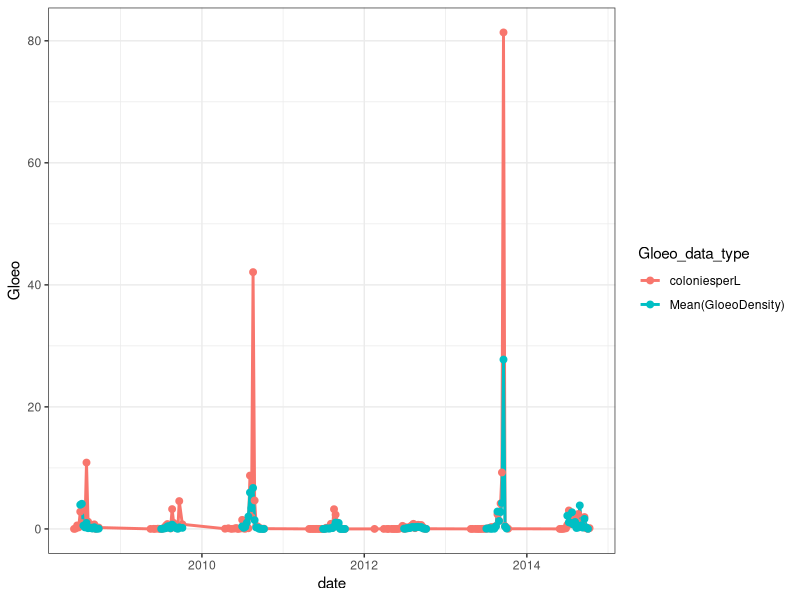
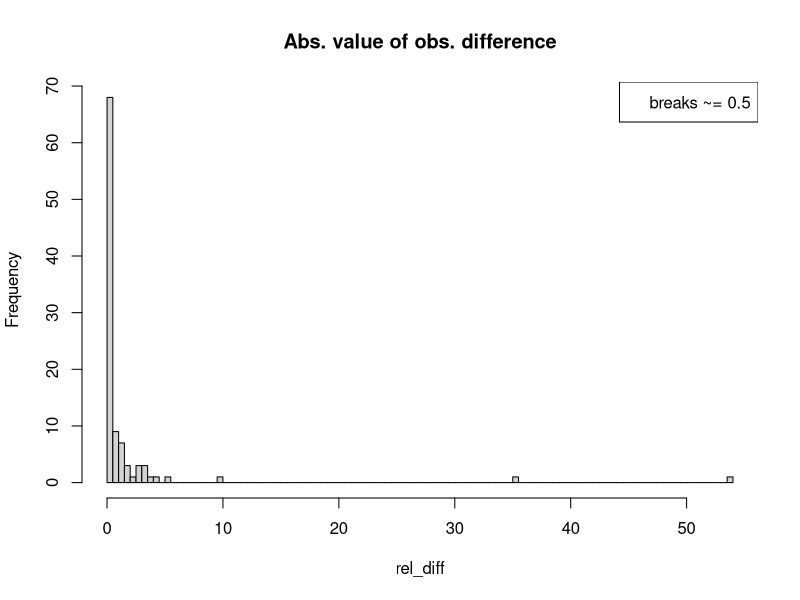
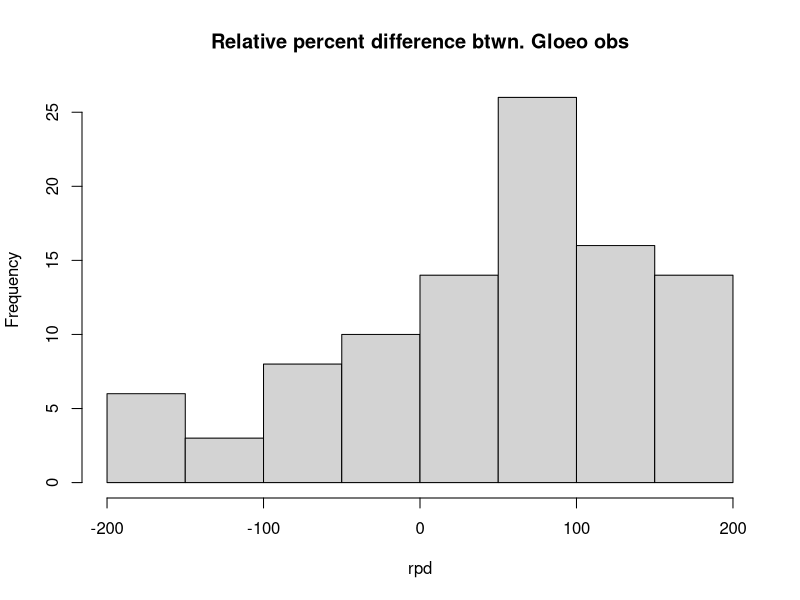

These figures' R source, in order:
#developing prior for observational Gloeo error
library(tidyverse)


midge_1 <- read_csv('Datasets/Sunapee/SummarizedData/All_Sites_Gloeo_light_wtrtemp_airtemp.csv') %>%
  filter(site == "midge",
         !is.na(coloniesperL))
midge_2 <- read_csv('Datasets/Sunapee/SummarizedData/MidgeGloeo0814firstcut.csv') %>%
  rename(year = Year)

midge_all <- left_join(midge_1, midge_2, by = c("year","dayofyr")) %>%
  select(site, date, year, dayofyr, coloniesperL,filbundperL,totalperL,`Mean(GloeoDensity)`) %>%
  mutate(grand_mean_Gloeo = (coloniesperL + `Mean(GloeoDensity)`) /2)

midge_plot <- midge_all %>%
  gather(coloniesperL:`Mean(GloeoDensity)`, key = "Gloeo_data_type",value = "Gloeo") %>%
  filter(Gloeo_data_type %in% c("coloniesperL","Mean(GloeoDensity)"),
         year %in% c(2008:2014))

compare <- ggplot(data = midge_plot, aes(x = date, y = Gloeo, group = Gloeo_data_type, color = Gloeo_data_type))+
  geom_line(size = 1)+
  geom_point(size = 2)+
  theme_bw()
compare

rel_diff <- abs(midge_all$coloniesperL - midge_all$`Mean(GloeoDensity)`)

png("C:/Users/Mary Lofton/Desktop/MEL_Bayes/obs_error.png")
hist(rel_diff, breaks = 108, main = "Abs. value of obs. difference")
legend("topright",legend = "breaks ~= 0.5")
dev.off()

rpd <- (midge_all$coloniesperL - midge_all$`Mean(GloeoDensity)`) / midge_all$grand_mean_Gloeo * 100

png("C:/Users/Mary Lofton/Desktop/MEL_Bayes/obs_error_rpd.png")
hist(rpd, main = "Relative percent difference btwn. Gloeo obs")
dev.off()
